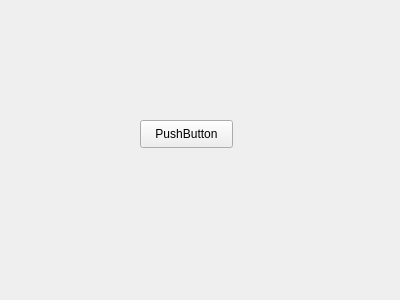
<?xml version="1.0" encoding="UTF-8"?>
<ui version="4.0">
 <class>Form</class>
 <widget class="QWidget" name="Form">
  <property name="geometry">
   <rect>
    <x>0</x>
    <y>0</y>
    <width>400</width>
    <height>300</height>
   </rect>
  </property>
  <property name="windowTitle">
   <string>Form</string>
  </property>
  <widget class="QPushButton" name="pushButton">
   <property name="geometry">
    <rect>
     <x>140</x>
     <y>120</y>
     <width>93</width>
     <height>28</height>
    </rect>
   </property>
   <property name="text">
    <string>PushButton</string>
   </property>
  </widget>
 </widget>
 <resources/>
 <connections/>
</ui>
